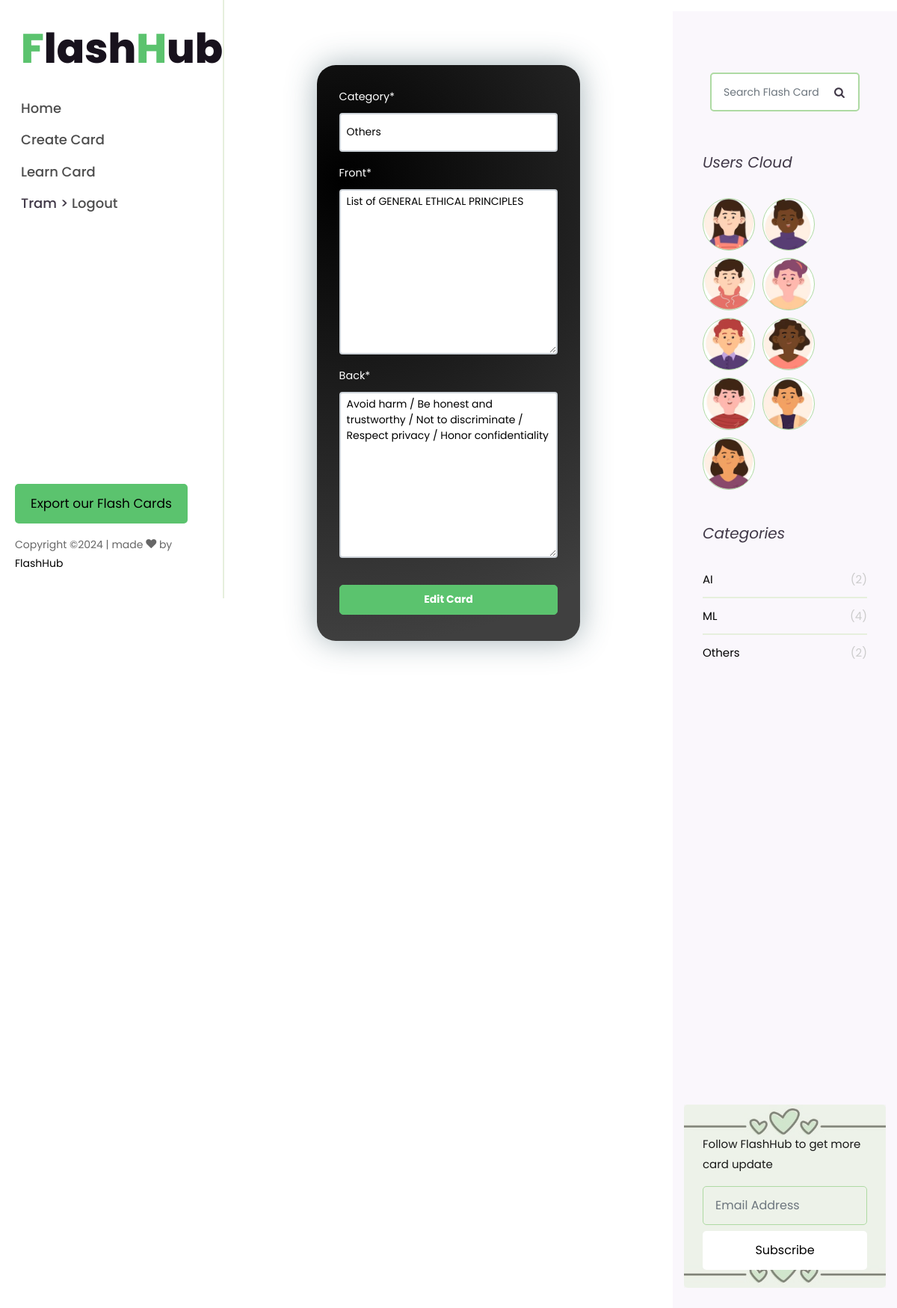
The page /edit_card/38 (signed in) on the database its author committed.
### flashcards/models.py (models this page shows)
class FlashCard(models.Model):
	category = models.CharField(max_length=50)
	front = models.TextField()
	back = models.TextField()
	creator = models.ForeignKey(User, on_delete=models.CASCADE)
	likes = models.IntegerField(default=0)
	known = models.IntegerField(default=0)
	def __str__(self):
		return self.front

### flashcards/views.py (the view)
# urls.py: path('edit_card/<id>', views.edit_card, name='edit_card'),
@login_required
def edit_card(request, id):
    if request.user.is_authenticated:
        all_cards = FlashCard.objects.filter(creator=request.user.id)
    else:
        all_cards = FlashCard.objects.all()
    card = FlashCard.objects.get(id=id)
    if request.method == 'POST':
        form = FlashCardForm(request.POST, instance=card)
        if form.is_valid():
            form.save()
            messages.success(request, f'Flashcard updated!')
            return redirect('home')
    else:
        form = FlashCardForm(instance=card)
    counts = get_counts(all_cards)
    popular_cards = all_cards.order_by('-likes')[:3]
    context = {'form':form, 'counts':counts, 'popular_cards':popular_cards }
    return render(request, 'flashcards/edit_card.html', context)

### flashcards/forms.py
class FlashCardForm(ModelForm):
	class Meta:
		model = FlashCard
		fields = ['category', 'front', 'back']

### flashcards/views.py (called while the page is built)
def get_counts(all_cards):
    counts = []
    count_alg = all_cards.filter(category='AI').count()
    counts.append(count_alg)
    count_ds = all_cards.filter(category='ML').count()
    counts.append(count_ds)
    count_com = all_cards.filter(category='Others').count()
    counts.append(count_com)
    return counts

### flashcards/templates/flashcards/edit_card.html (shortened to what this page needs)
{% extends "flashcards/base.html" %}
{% load static %}
{% load crispy_forms_tags %}
{% block content %}
	<div class="row pt-md-4">
        <div class="col-md-12">
            <div class="blog-entry ftco-animate d-md-flex">
                <div class="form-flashcard">
					<form method="POST" action="">
						{{ form|crispy }}
						<input class="btn btn-primary" type="submit" name="Submit" value="Edit Card">
					</form>
				</div>
            </div>
        </div>
	</div>
{% endblock %}

### flashcards/templates/flashcards/base.html (shortened to what this page needs)
{% load static %}
<!DOCTYPE html>
<html>
<head>
    <link rel="stylesheet" href="{% static '/css/open-iconic-bootstrap.min.css' %}">
    <link rel="stylesheet" href="{% static '/css/animate.css' %}">
    <link rel="stylesheet" href="{% static '/css/icomoon.css' %}">
    <link rel="stylesheet" href="{% static '/css/style.css' %}">
    <link rel="stylesheet" href="{% static '/font-awesome-4.7.0/font-awesome-4.7.0/css/font-awesome.min.css' %}">
</head>
<body>
	<div id="colorlib-page">
        <aside id="colorlib-aside" role="complementary" class="js-fullheight">
			<h1><span class='green-text' style='color:#5BC36E'>F</span>lash<span class='green-text' style='color:#5BC36E'>H</span>ub</h1>
            <nav id="colorlib-main-menu" role="navigation">
                <ul>
                    <li class="{% if request.resolver_match.url_name == 'home' %}colorlib-active{% endif %}"><a href="{% url 'home' %}">Home</a></li>
                    <li class="{% if request.resolver_match.url_name == 'add_card' %}colorlib-active{% endif %}"><a href="{% url 'add_card' %}">Create Card</a></li>
                    <li class="{% if request.resolver_match.url_name == 'learn' %}colorlib-active{% endif %}"><a href="{% url 'learn' %}">Learn Card</a></li>
                    {% if user.is_authenticated %}
						<li>
							<span>{{ user.username }}&nbsp;></span>
							<form action="{% url 'logout' %}" method="post" class="inline-form">
								<button type="submit" class="logout-button" style="background: none; color: rgba(0,0,0,0.7); border: none; padding: 0; margin: 0; font-weight: inherit;cursor: pointer;">Logout</button>
							</form>
						</li>
                    {% else %}
                        <li><a href="{% url 'login' %}">Login</a></li>
                    {% endif %}
                </ul>
            </nav>
            <div class="colorlib-footer">
                <div class="mb-4">
                    <h3>&nbsp</h3>
                    <form action="{% url 'dump_csv' %}" class="colorlib-subscribe-form">
                        <div class="form-group d-flex">
                          <button class="btn-dark">Export our Flash Cards</button>
                        </div>
                    </form>
                </div>
                <p class="pfooter">
      Copyright &copy;<script>document.write(new Date().getFullYear());</script> | made <i class="icon-heart" aria-hidden="true"></i> by <a href="https://kentstate.edu" target="_blank">FlashHub</a></p>
            </div>
        </aside>
        <div id="colorlib-main">
        <section class="ftco-section ftco-no-pt ftco-no-pb">
        <div class="container">
            <div class="row d-flex">
            	<div class="col-xl-8 py-5 px-md-5">
					{% block content %}
		    		{% endblock %}
		    	</div>
                <div class="col-xl-4 sidebar ftco-animate bg-light pt-5">
                    <div class="sidebar-box pt-md-4">
                      <form method="GET" action="{% url 'search_keywords' %}" class="search-form">
                        <div class="form-group">
                          <span class="icon icon-search"></span>
                          <input name='keywords' type="text" class="form-control" placeholder="Search Flash Card">
                        </div>
                      </form>
                    </div>
					<div class="sidebar-box ftco-animate">
						<h3 class="sidebar-heading">Users Cloud</h3>
						<ul class="tagcloud">
						  <a href="#" class="tag-cloud-link" style="background-image: url({% static 'images/u1.png' %});"></a>
						  <a href="#" class="tag-cloud-link" style="background-image: url({% static 'images/u2.png' %});"></a>
						  <a href="#" class="tag-cloud-link" style="background-image: url({% static 'images/u3.png' %});"></a>
						  <a href="#" class="tag-cloud-link" style="background-image: url({% static 'images/u4.png' %});"></a>
						  <a href="#" class="tag-cloud-link" style="background-image: url({% static 'images/u5.png' %});"></a>
						  <a href="#" class="tag-cloud-link" style="background-image: url({% static 'images/u6.png' %});"></a>
						  <a href="#" class="tag-cloud-link" style="background-image: url({% static 'images/u7.png' %});"></a>
						  <a href="#" class="tag-cloud-link" style="background-image: url({% static 'images/u8.png' %});"></a>
						  <a href="#" class="tag-cloud-link" style="background-image: url({% static 'images/u9.png' %});"></a>
						</ul>
					  </div>
                    <div class="sidebar-box ftco-animate">
                        <h3 class="sidebar-heading">Categories</h3>
                      <ul class="categories">
                        <li><a href="{% url 'get_cards_by_category' 'AI' %}">AI <span>({{counts.0}})</span>
                        </a></li>
                        <li><a href="{% url 'get_cards_by_category' 'ML' %}">ML <span>({{counts.1}})</span></a></li>
                        <li><a href="{% url 'get_cards_by_category' 'Others' %}">Others <span>({{counts.2}})</span>
                        </a></li>
                      </ul>
                    </div>
	                <div class="sidebar-box subs-wrap img py-4" style="background-image: url({% static 'images/newletter.jpeg' %});">
	                                <div class="overlay"></div>
	                                <p class="mb-4">Follow FlashHub to get more card update</p>
	                  <form action="#" class="subscribe-form">
	                    <div class="form-group">
	                      <input type="text" class="form-control" placeholder="Email Address">
	                      <input type="submit" value="Subscribe" class="mt-2 btn btn-white submit">
	                    </div>
	                  </form>
	                </div>
                </div>
            </div>
        </div>
    	</section>
    </div>
    </div>
</body>
</html>

### Django_Flashcards/static/css/icomoon.css (style rules this page uses)
[class^="icon-"], [class*=" icon-"] { font-family: 'icomoon' !important; speak: none; font-style: normal; font-weight: normal; font-variant: normal; text-transform: none; line-height: 1; -webkit-font-smoothing: antialiased; -moz-osx-font-smoothing: grayscale; }
.icon-search:before { content: "\f002"; }
.icon-heart:before { content: "\f004"; }

### rows shown on the page
FlashCard: category "Others", front "List of GENERAL ETHICAL PRINCIPLES", back "Avoid harm / Be honest and trustworthy / Not to discriminate / Respect privacy / Honor confidentiality"

### other values the page prints
{{ user.username }} "Tram"
{{ counts.0 }} "2"
{{ counts.1 }} "4"
{{ counts.2 }} "2"
